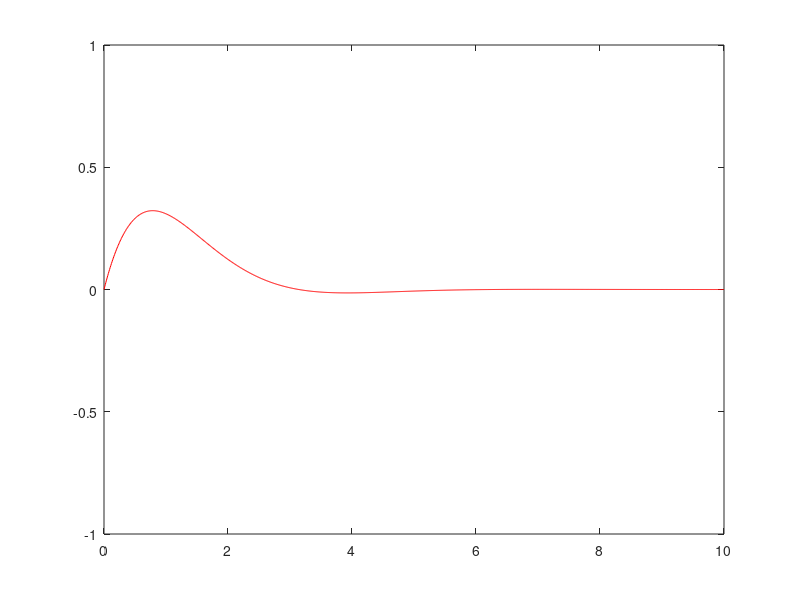

This chart was generated by the following MATLAB code:
function PlotarGraficoIncorreto3 ()

x = 0 : 0.01 : 10;
y = sin(x) .* exp(-x); % valores de y incorretos
plot(x, y, 'r');
ylim([-1 1]);